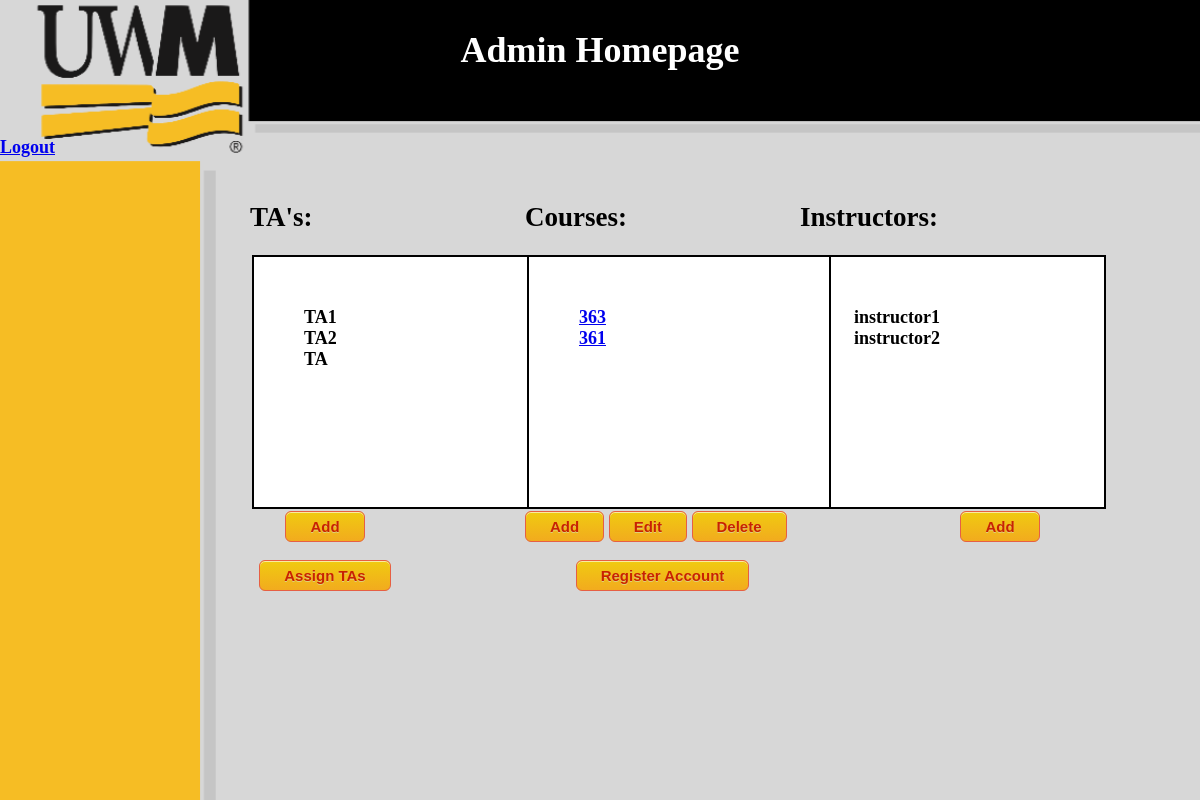
Page /admin_home/ (signed in) on the earlier database version.
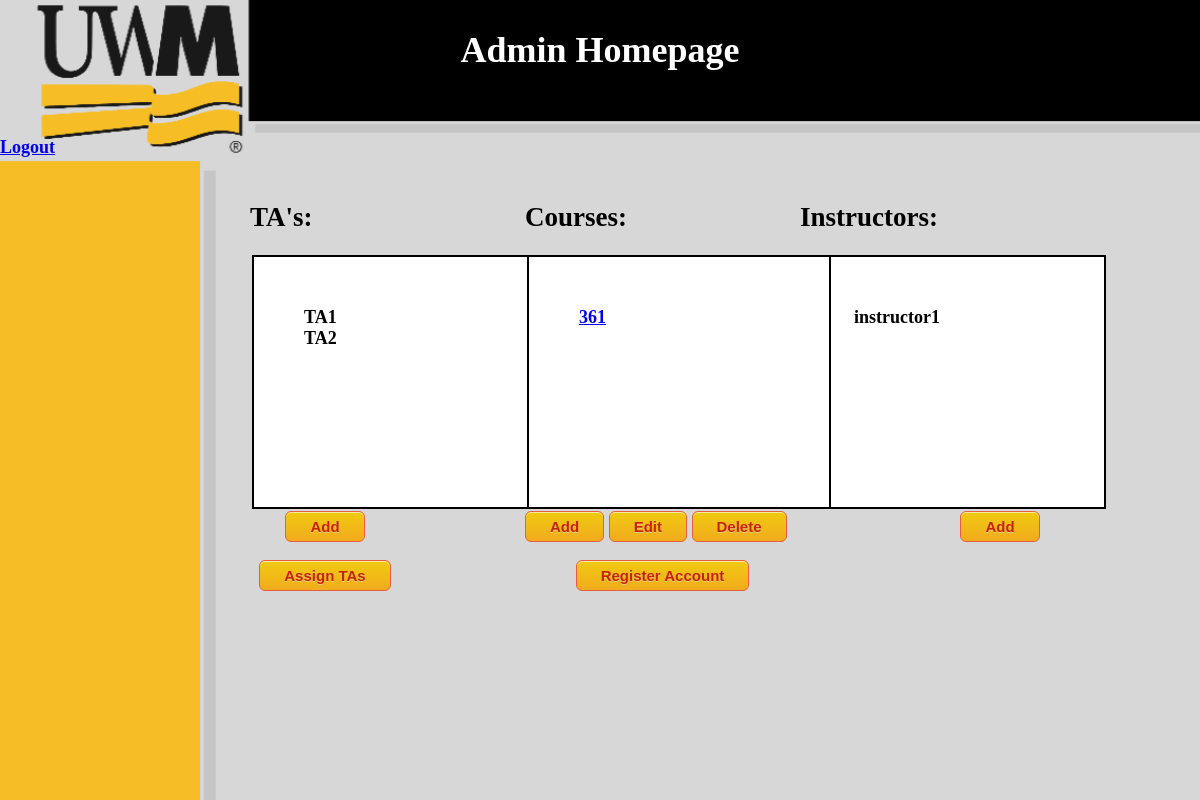
Same page on the later database version.
### TAApp/models.py (models this page shows, shortened)
class TA(models.Model):
    name = models.CharField(max_length=20, null=True)
    project_manager = models.ForeignKey(Instructor, on_delete=models.CASCADE, null=True)
    role = "TA"
    def __str__(self):
        return self.name

class Course(models.Model):
    name = models.CharField(max_length=20, null=True)
    description = models.CharField(max_length=50, null=True)
    project_manager = models.ForeignKey(Administrator, on_delete=models.CASCADE, null=True, blank=True, default="")
    instructor = models.ForeignKey(Instructor, on_delete=models.CASCADE, default="")
    instructorTA = models.ForeignKey(TA, on_delete=models.CASCADE, default="")

class Instructor(models.Model):
    name = models.CharField(max_length=20, null=True)
    project_manager = models.ForeignKey(Administrator, on_delete=models.CASCADE, null=True)
    role = "Instructor"
    def __str__(self):
        return self.name

### TAApp/views.py (the view)
# urls.py: path('admin_home/', Admin_home.as_view(), name='admin_home'),
class Admin_home(View):
    def get(self, request):
        loggedIn = request.session.get("name")
        if MyUser.objects.filter(name=loggedIn).exists():
            user = MyUser.objects.get(name=loggedIn)
            if valid(user.role, "Admin"):
                TAList = list(map(str, TA.objects.all()))
                InstructorList = list(map(str, Instructor.objects.all()))
                CourseList = list(Course.objects.all())
                return render(request, "admin_home.html",
                              {"TAs": TAList, "instructors": InstructorList, "courses": CourseList})
            else:
                return render(request, "login.html", {"message": "unauthorized access"})

### TAApp/views.py (called while the page is built)
def valid(user_role, expected):
    if user_role == expected:
        return True
    else:
        return False

### templates/admin_home.html (shortened to what this page needs)
{% load static %}
<link rel="stylesheet" type="text/css" href="{% static '/css/style.css' %}"/>
<!DOCTYPE html>
<html lang="en">
<head>
</head>
<body>
<div class="bg">
    <div class="HeaderHome"></div>
<h1 class="home">Admin Homepage</h1>
<br/>
<br/>
<a href="/login/">Logout</a>
    <br/>
    <br/>
  <div class="column_left">
      <div class="Left">
      <div class="left">
      <h2>TA's:</h2>
      <form action="/admin_home/"  id = "TAs" method="post">
      <div id="TAList">
    {% for i in TAs %}
    {{ i }}<br/>
    {% endfor %}
      </div>
</form>
        <form action ="/TAs/">
          <input type="submit" value="Add">
        </form>
          <form action ="/assign_TAs/">
              <input type="submit" value="Assign TAs">
          </form>
  </div>
  </div>
  </div>
  <div class="column_center">
        <div class="Left">
            <h2>Courses:</h2>
      <form action="/admin_home/"  id = "Courses" method="post">
      <div id="CourseList">
    {% for course in courses %}
        <a href='/thiscourse/?name={{ course.name }}'>{{ course.name }}</a><br/>
    {% endfor %}
      </div>
</form><form action ="/courses/" style="display:inline-block">
          <input style="display:inline-block" type="submit" value="Add">
        </form>
        <form action ="/editcourse/" style="display:inline-block">
          <input style="display:inline-block" type="submit" value="Edit">
        </form>
            <form action ="/deletecourse/" style="display:inline-block">
          <input style="display:inline-block" type="submit" value="Delete">
        </form>
    <form action ="/register/">
        <input type="submit" value="Register Account">
    </form>
  </div>
  </div>
  <div class="column_right">
            <h2>Instructors:</h2>
      <form action="/admin_home/"  id = "Instructors" method="post">
      <div id="InstructorList">
    {% for i in instructors %}
    {{ i }}<br/>
    {% endfor %}
      </div>
</form>
              <form action ="/instructors/">
          <input type="submit" value="Add">
        </form>
</div>
</div>
</body>
</html>

Differences in the rows shown:
removed TA: TAs "TA"
removed Course: name "363"
removed Instructor: instructors "instructor2"
